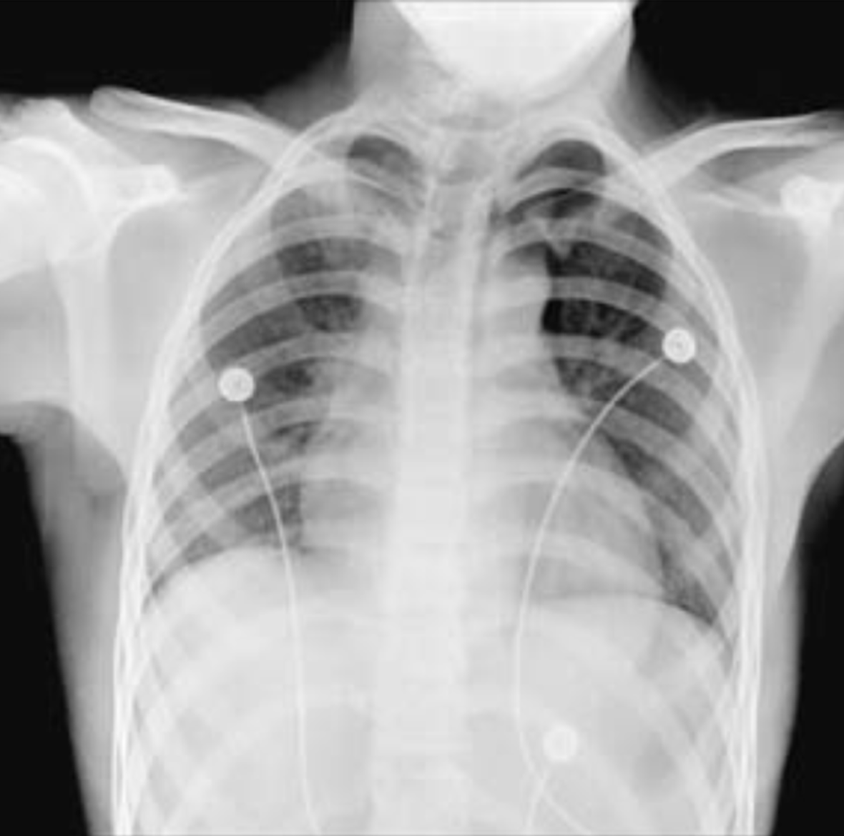
//> input picture DIP/exp5/2/patient_xray.png, 844 x 836 px, shrunk from 1180 x 1170 before the run
$ ./watermark   (built with g++ and OpenCV 4)
//> lines starting //> are read from the running program, lines starting //| are printed output that depends on the picture
#include <opencv2/opencv.hpp>

using namespace cv;

void addVisibleWatermark(const Mat &original, const Mat &watermark, Mat &output, double alpha)
{
    Mat padded_watermark = Mat::zeros(original.size(), original.type());

    Rect roi(original.cols - watermark.cols, original.rows - watermark.rows, watermark.cols, watermark.rows);
    watermark.copyTo(padded_watermark(roi));

    addWeighted(original, 1.0, padded_watermark, alpha, 0, output);
}

void addInvisibleWatermark(const Mat &original, const Mat &watermark, Mat &output)
{
    Mat padded_watermark = Mat::zeros(original.size(), original.type());

    Rect roi(original.cols - watermark.cols, original.rows - watermark.rows, watermark.cols, watermark.rows);
    watermark.copyTo(padded_watermark(roi));

    Mat low2_bits = (padded_watermark & 0xC0) / 64;
    Mat high6_bits = original & 0xFC;
    output = high6_bits | low2_bits;
}

void extractInvisibleWatermark(const Mat &watermarked, Mat &extracted_watermark)
{
    Mat low2_bits = watermarked & 0x03;
    multiply(low2_bits, 64, extracted_watermark, 1, watermarked.type());
}

int main()
{
    Mat original = imread("patient_xray.png", IMREAD_GRAYSCALE);
//> original is the input picture: 836 rows x 844 cols, CV_8UC1; min 3, max 253, mean 162.8
    Mat watermark = imread("patient_no.png", IMREAD_GRAYSCALE);
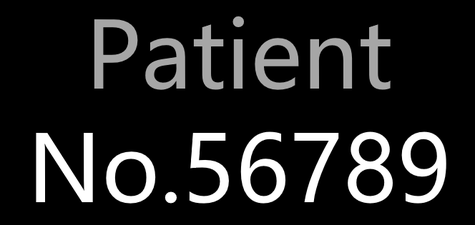
//> input picture DIP/exp5/2/patient_no.png, 475 x 225 px, shrunk from 664 x 315 before the run
//> watermark is the input picture: 225 rows x 475 cols, CV_8UC1; min 0, max 255, mean 32.4
    Mat output;
    double alpha = 0.3;
    addVisibleWatermark(original, watermark, output, alpha);
//> in addVisibleWatermark, `watermark.copyTo(padded_watermark(roi));`:
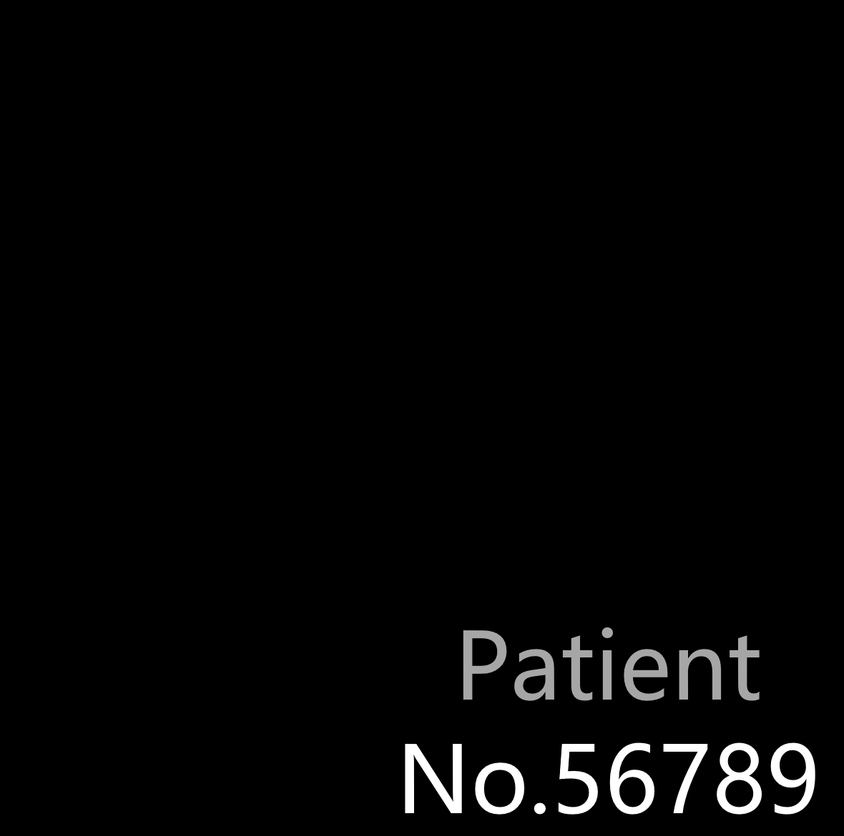
//> padded_watermark: 836 rows x 844 cols, CV_8UC1; min 0, max 255, mean 4.9
//> in addVisibleWatermark, `addWeighted(original, 1.0, padded_watermark, alpha, 0, output);`:
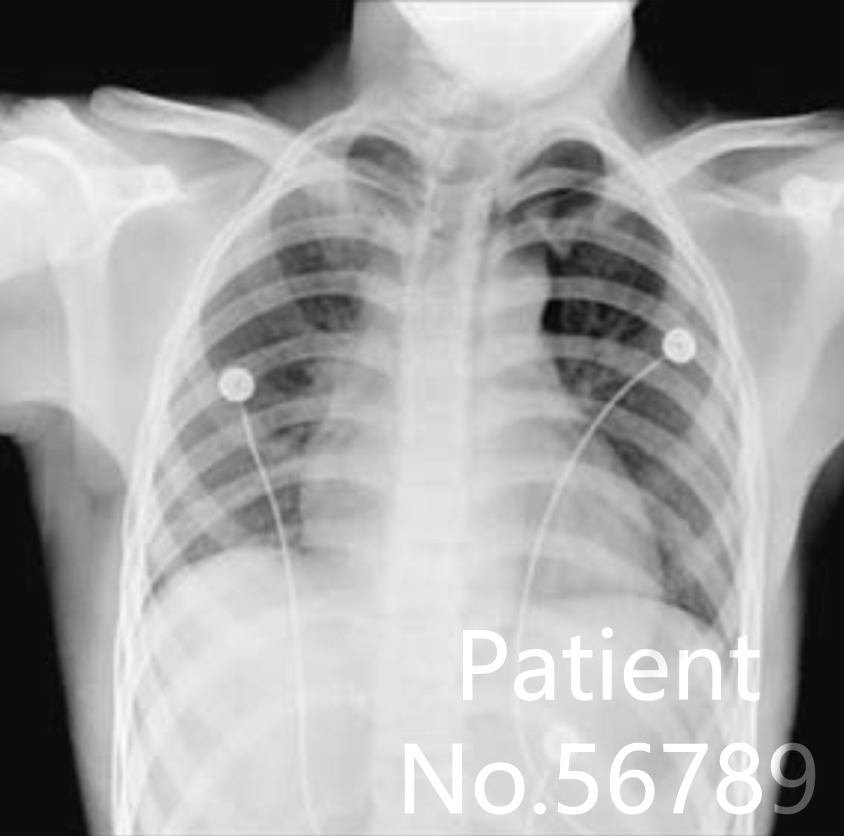
//> output: 836 rows x 844 cols, CV_8UC1; min 3, max 255, mean 163.8
    imwrite("watermarked_xray.png", output);
    Mat invisibleOutput;
    addInvisibleWatermark(original, watermark, invisibleOutput);
    imwrite("invisible_watermarked_xray.png", invisibleOutput);
    Mat noisyInvisible;
    Mat noise = Mat::zeros(invisibleOutput.size(), invisibleOutput.type());
    randn(noise, 0, 5);
    add(invisibleOutput, noise, noisyInvisible);
    Mat extractedWatermark;
    extractInvisibleWatermark(noisyInvisible, extractedWatermark);
//> in extractInvisibleWatermark, `Mat low2_bits = watermarked & 0x03;`:
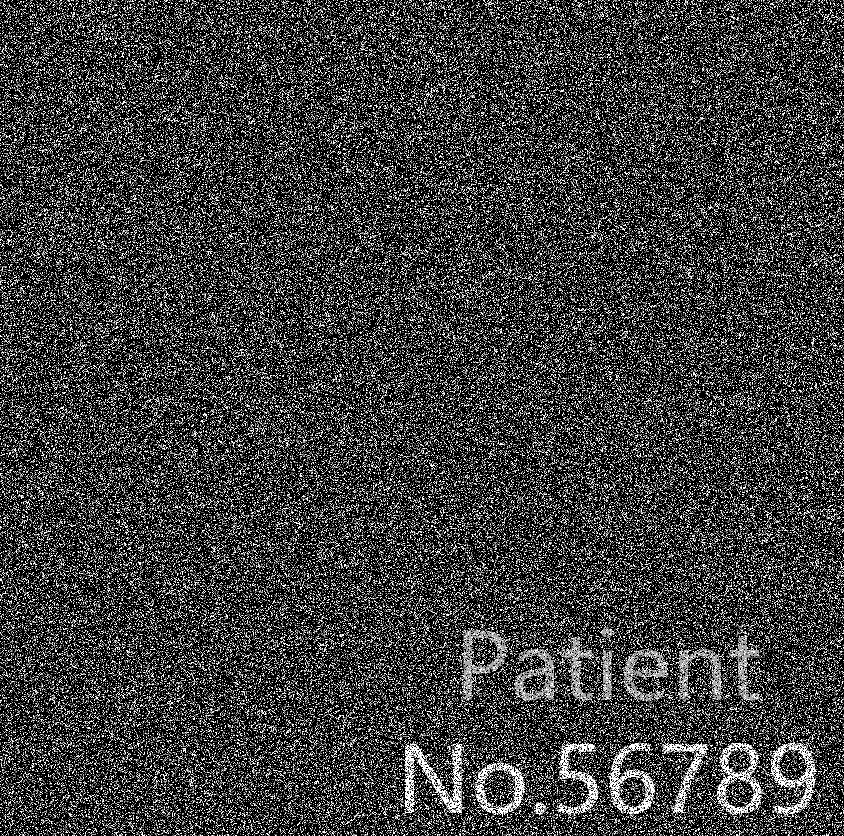
//> low2_bits: 836 rows x 844 cols, CV_8UC1; min 0, max 3, mean 0.739; drawn with min black and max white
//> in extractInvisibleWatermark, `multiply(low2_bits, 64, extracted_watermark, 1, watermarked.type());`:
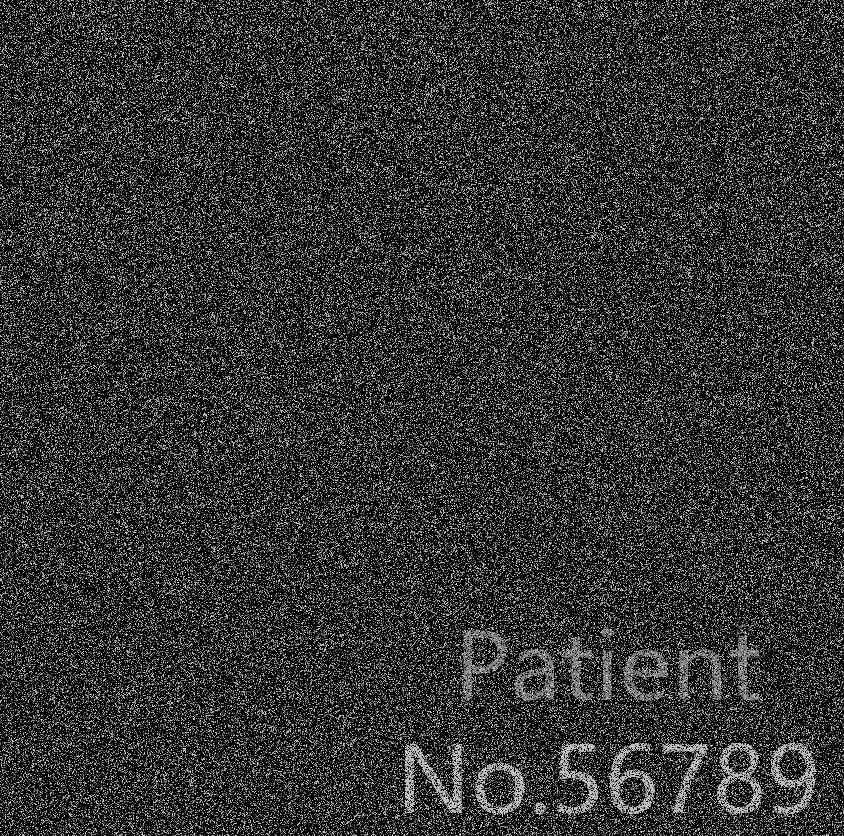
//> extracted_watermark: 836 rows x 844 cols, CV_8UC1; min 0, max 192, mean 47.3
    imwrite("extracted_watermark_noisy.png", extractedWatermark);
    Mat extractedWatermarkClean;
    extractInvisibleWatermark(invisibleOutput, extractedWatermarkClean);
//> in extractInvisibleWatermark (call 2), `multiply(low2_bits, 64, extracted_watermark, 1, watermarked.type());`:
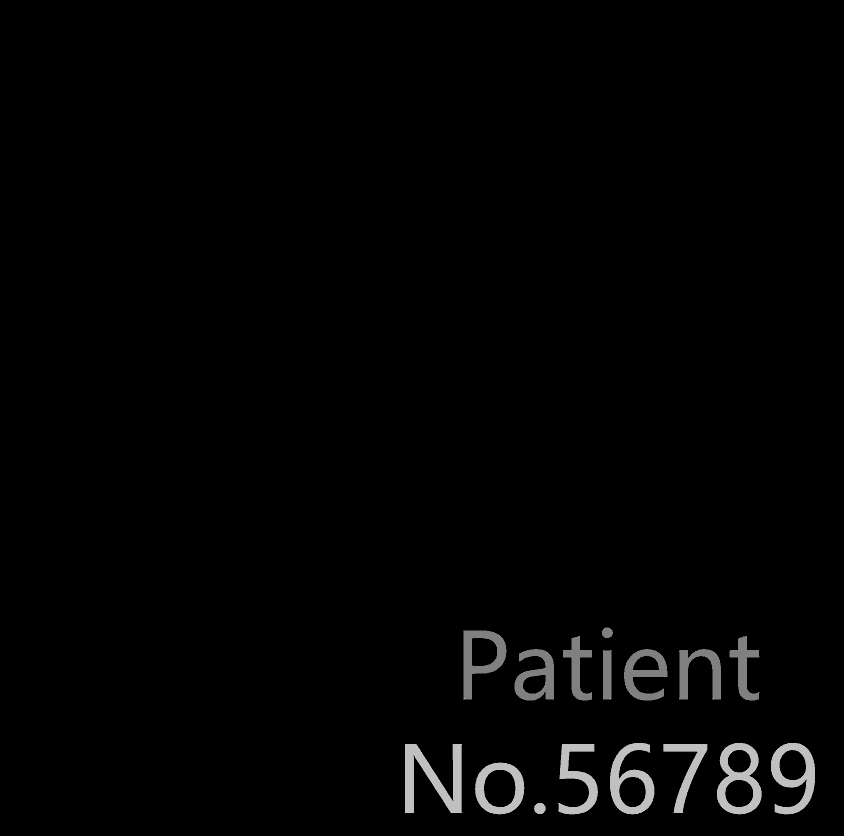
//> extracted_watermark: 836 rows x 844 cols, CV_8UC1; min 0, max 192, mean 3.7
    imwrite("extracted_watermark_clean.png", extractedWatermarkClean);
    return 0;
}
